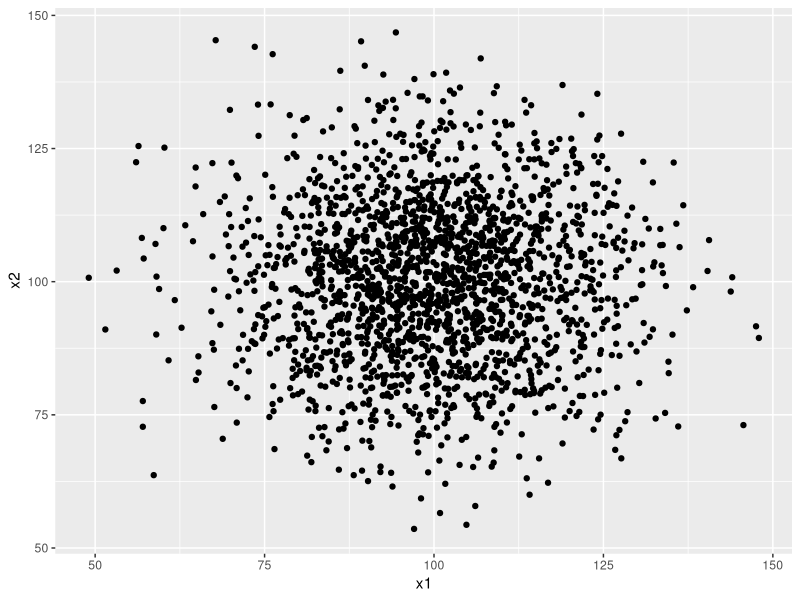
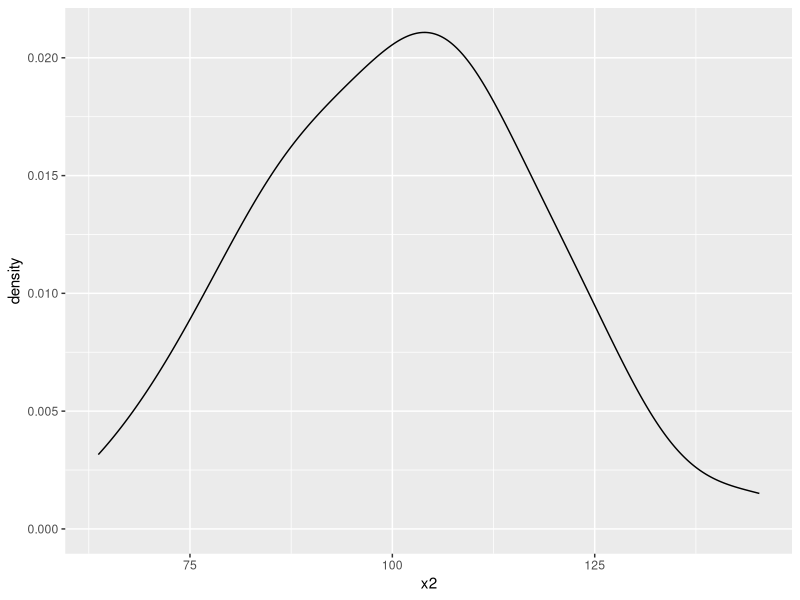

R code for these plots, in order:
## ---- chunk 1
library(tidyverse)
## ---- chunk 2
N <- 2000
set.seed(1234)
x1 <- rnorm(n=N, mean=100, sd = 15)
x2 <- rnorm(n=N, mean=100, sd = 15)
tibble(x1,x2)%>%ggplot(aes(x=x1,y=x2))+geom_point()

ids <- which(x1 <= 70)

tibble(x1,x2) %>% filter(x1<=70) %>%
  ggplot(aes(x=x2))+geom_density()
